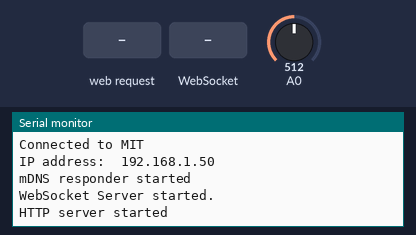
Simulated run of this sketch. Board: ESP8266 (NodeMCU). Shown: the last lines printed to the serial monitor. The inputs (shaded band) are chosen by the test bench; at power-on: A0 = 512. WiFi joins after 1.5 s; servers stay silent unless stated; storage starts empty.

Above: at 2.7 s.
2.8 s: HTTP request GET /login received
At 3.4 s:
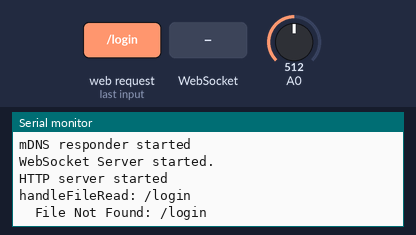
4.3 s: WebSocket text "/recording.html" received
At 5.5 s:
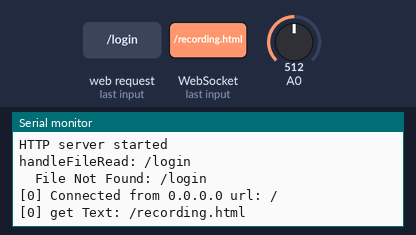
5.8 s: HTTP request GET /history received
At 6.9 s:
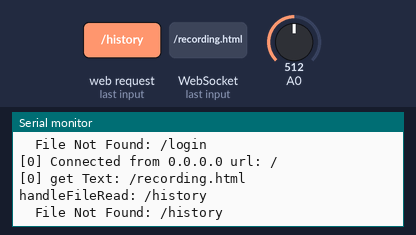
7.3 s: WebSocket text "R" received
At 8.2 s:
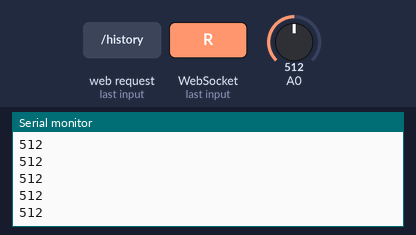

The sketch:

scream_esp8266.ino
```cpp
#include <WebSocketsServer.h>
#include <WebSocketsClient.h>
#include <WebSockets.h>

#include <ESP8266WiFi.h>
#include <WiFiClient.h>
#include <ESP8266WiFiMulti.h>
#include <ESP8266mDNS.h>
#include <ESP8266WebServer.h>
#include <FS.h>

ESP8266WiFiMulti wifiMulti;     // Create an instance of the ESP8266WiFiMulti class, called 'wifiMulti'

ESP8266WebServer server(80);    // Create a webserver object that listens for HTTP request on port 80
WebSocketsServer webSocket = WebSocketsServer(81);

String getContentType(String filename);
bool handleFileRead(String path);

String user[2];
int maxScore;

void handleRoot();              // function prototypes for HTTP handlers
void handleLogin();
//void handleLeaderboard();
void handleHistory();
void handleScream();
//void handleScreaming();
void handlePost();
void handleLogout();
void handleNotFound();

//IPAddress ip(18, 111, 22, 191);
void setup(void) {
  user[0] = "";
  user[1] = "";
  maxScore = 0;
  Serial.begin(115200);         // Start the Serial communication to send messages to the computer
  delay(10);
  Serial.println('\n');

  // ------- START WIFI ---------- //
  wifiMulti.addAP("MIT", "");   // add Wi-Fi networks you want to connect to

  Serial.println("Connecting ...");
  int i = 0;
  while (wifiMulti.run() != WL_CONNECTED) { // Wait for the Wi-Fi to connect: scan for Wi-Fi networks, and connect to the strongest of the networks above
    delay(250);
    Serial.print('.');
  }
  Serial.println('\n');
  Serial.print("Connected to ");
  Serial.println(WiFi.SSID());               // Tell us what network we're connected to
  Serial.print("IP address:\t");
  Serial.println(WiFi.localIP());            // Send the IP address of the ESP8266 to the computer

  if (MDNS.begin("esp8266")) {              // Start the mDNS responder for esp8266.local
    Serial.println("mDNS responder started");
  } else {
    Serial.println("Error setting up MDNS responder!");
  }
//  WiFi.config(ip);


  // ---------- START SPIFF ----------- //
  SPIFFS.begin();
  //  server.onNotFound([]() {
  //    if (!handleFileRead(server.uri()))
  //      server.send(404, "text/plain", "404: Not Found");
  //  });


  // ---------START WEBSOCKET --------- //
  webSocket.begin();
  webSocket.onEvent(webSocketEvent);
  Serial.println("WebSocket Server started.");


  // ----------- START SERVER ----------- //
  // Display the home page
  server.on("/", HTTP_GET, handleRoot);        // Call the 'handleRoot' function when a client requests URI "/"
  //  // When the user logs in successfully, go to /login
  server.on("/login", HTTP_POST, handleLogin); // Call the 'handleLogin' function when a POST request is made to URI "/login"
  //  server.on("/leaderboard", HTTP_POST, handleLeaderboard);
  server.on("/history", HTTP_POST, handleHistory);
  server.on("/scream", HTTP_POST, handleScream);
  //  server.on("/screaming", HTTP_POST, handleScreaming);
  server.on("/post", HTTP_POST, handlePost);
  server.on("/", HTTP_POST, handleLogout);
  server.onNotFound([]() {
    if (!handleFileRead(server.uri()))
      server.send(404, "text/plain", "404: Not Found");
  });
  //  server.onNotFound(handleNotFound);           // When a client requests an unknown URI (i.e. something other than "/"), call function "handleNotFound"

  server.begin();                            // Actually start the server
  Serial.println("HTTP server started");
}


bool record = false;
bool stopRecord = true;
int loudness = 0;

void loop(void) {
  webSocket.loop();
  server.handleClient();                     // Listen for HTTP requests from clients

  if (record) {
    maxScore = _max(maxScore, int(analogRead(A0)));
//    int temp = analogRead(A0);
//    if (maxScore < temp) {
//      maxScore = temp;
//    }
        Serial.println(analogRead(A0));
        Serial.println(maxScore);
//        Serial.println(loudness);
  }

}

String getContentType(String filename) { // convert the file extension to the MIME type
  if (filename.endsWith(".html")) return "text/html";
  else if (filename.endsWith(".css")) return "text/css";
  else if (filename.endsWith(".js")) return "application/javascript";
  else if (filename.endsWith(".ico")) return "image/x-icon";
  else if (filename.endsWith(".gz")) return "application/x-gzip";
  return "text/plain";
}

bool handleFileRead(String path) { // send the right file to the client (if it exists)
  Serial.println("handleFileRead: " + path);
  if (path == "/recording.html") {
    maxScore = 0;
  }
  if (path.endsWith("/")) path += "recording.html";          // If a folder is requested, send the index file
  String contentType = getContentType(path);             // Get the MIME type
  String pathWithGz = path + ".gz";
  if (SPIFFS.exists(pathWithGz) || SPIFFS.exists(path)) { // If the file exists, either as a compressed archive, or normal
    if (SPIFFS.exists(pathWithGz))                         // If there's a compressed version available
      path += ".gz";                                         // Use the compressed version
    File file = SPIFFS.open(path, "r");                    // Open the file
    size_t sent = server.streamFile(file, contentType);    // Send it to the client
    file.close();                                          // Close the file again
    Serial.println(String("\tSent file: ") + path);
    return true;
  }
  Serial.println(String("\tFile Not Found: ") + path);
  return false;                                          // If the file doesn't exist, return false
}


/*___________________Server Handlers________________*/
void handleRoot() {                          // When URI / is requested, send the home page
  server.send(200, "text/html", "<p>Welcome to 6.S06Scream!!!</p><form action=\"/login\" method=\"POST\">Firstname: <input type=\"text\" name=\"firstname\" placeholder=\"John\"></br>Lastname: <input type=\"text\" name=\"lastname\" placeholder=\"Doe\"></br><input type=\"submit\" value=\"Login\"></form><form action=\"/leaderboard.html\" method=\"POST\"><input type=\"submit\" value=\"Leaderboard\"></form>");

  //  File readLog = SPIFFS.open("/temp.csv", "r");
  //  for (int i = 0; i < 10; i++){
  //    Serial.println(readLog.readStringUntil('\n'));
  //  }
}

void handleLogin() {                         // If a POST request is made to URI /login
  if (user[0] != "" && user[1] != "") {
    server.send(200, "text/html", "<p>Welcome, " + user[0] + " " + user[1] + "!</p><form action=\"/history\" method=\"POST\"><input type=\"submit\" value=\"My Scores\"></form><form action=\"/scream\" method=\"POST\"><input type=\"submit\" value=\"Scream\"></form><form action=\"/leaderboard.html\" method=\"GET\"><input type=\"submit\" value=\"Leaderboard\"></form><form action=\"/\" method=\"POST\"><input type=\"submit\" value=\"Logout\"></form>");
  }
  else if ( ! server.hasArg("firstname") || ! server.hasArg("lastname")
            || server.arg("firstname") == NULL || server.arg("lastname") == NULL) {
    server.send(400, "text/plain", "400: Invalid Request, please enter your name");
    return;
  }
  else {
    user[0] = server.arg("firstname");
    user[1] = server.arg("lastname");
    //    SPIFFS.remove("/temp.csv");
    //    File tempLog = SPIFFS.open("/temp.csv", "a");
    //    tempLog.print(server.arg("firstname") + " " + server.arg("lastname") + ".\n");
    //    tempLog.close();

    server.send(200, "text/html", "<p>Welcome, " + user[0] + " " + user[1] + "!</p><form action=\"/history\" method=\"POST\"><input type=\"submit\" value=\"My Scores\"></form><form action=\"/scream\" method=\"POST\"><input type=\"submit\" value=\"Scream\"></form><form action=\"/leaderboard.html\" method=\"GET\"><input type=\"submit\" value=\"Leaderboard\"></form><form action=\"/\" method=\"POST\"><input type=\"submit\" value=\"Logout\"></form>");
  }
}

//void handleLeaderboard(){
//
//}

void handleHistory() {

}

void handleScream() {
  if (maxScore != 0) { // If the user came back from /screaming, then there is a maxScore for the session
    String maxScoreString = String(maxScore);
    server.send(200, "text/html", "<p>Scream volume: " + maxScoreString + "</p><form action=\"/post\" method=\"POST\"><input type=\"submit\" value=\"Post\"></form>");
  } else {
    server.send(200, "text/html", "<p>Scream volume: </p><form action=\"/recording.html\" method=\"POST\"><input type=\"submit\" value=\"Start\"></form><form action=\"/post\" method=\"POST\"><input type=\"submit\" value=\"Post\"></form><form action=\"/login\" method=\"POST\"><input type=\"submit\" value=\"Home\"></form>");
  }
}

//void handleScreaming(){
////  server.send(200, "/recording.html");
//  server.send(200, "text/html", "<form action=\"/scream\" method=\"POST\"><input type=\"submit\" value=\"Stop\"></form>");
//}

void handlePost() {
  File postScore = SPIFFS.open("/temp.csv", "a");
  postScore.print(user[0] + user[1] + ", " + String(maxScore) + "\n");
  postScore.close();
  File tempScore = SPIFFS.open("temp.csv", "a");
  tempScore.print(user[0] + ", " + String(maxScore) + "\n");
  tempScore.close();
  maxScore = 0;
  handleScream();
}

void handleLogout() {
  user[0] = "";
  user[1] = "";
  maxScore = 0;
  handleRoot();
}

void handleNotFound() {
  server.send(404, "text/plain", "404: Not found"); // Send HTTP status 404 (Not Found) when there's no handler for the URI in the request
}

void webSocketEvent(uint8_t num, WStype_t type, uint8_t * payload, size_t lenght) { // When a WebSocket message is received
  switch (type) {
    case WStype_DISCONNECTED:             // if the websocket is disconnected
      Serial.printf("[%u] Disconnected!\n", num);
      break;
    case WStype_CONNECTED: {              // if a new websocket connection is established
        IPAddress ip = webSocket.remoteIP(num);
        Serial.printf("[%u] Connected from %d.%d.%d.%d url: %s\n", num, ip[0], ip[1], ip[2], ip[3], payload);
        record = false;                  // start with not recording for a new connection
      }
      break;
    case WStype_TEXT:                     // if new text data is received
      Serial.printf("[%u] get Text: %s\n", num, payload);
      if (payload[0] == 'R') {                      // the browser sends an R when recording is enabled
        record = true;
        stopRecord = false;
      } else if (payload[0] == 'N') {                      // the browser sends an N when recording is disabled
        record = false;
      }
      break;
  }
}

void clearLeaderboard(){
  SPIFFS.remove("/temp.csv");
}
```

Measured:
- after the input at 2.8 s, the serial monitor: prints a new line at once (image 1)
- after the input at 4.3 s, the serial monitor: prints a new line at once (image 2)
- after the input at 5.8 s, the serial monitor: prints a new line at once (image 3)
- after the input at 7.3 s, the serial monitor: prints a new line at once (image 4)
